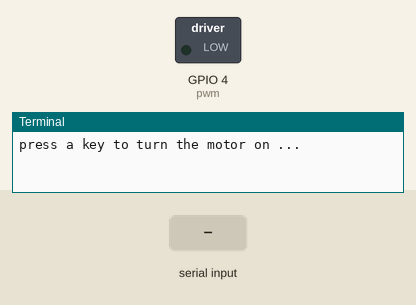
Simulated run of this program. Board: Raspberry Pi (BCM pin numbers). Shown: switched loads named in the program (green lamp = pin HIGH), the last lines printed to the terminal. Inputs (shaded band) come from the test bench.

Above: at 1.2 s.
1.3 s: "1" typed at the terminal, then Enter
At 1.6 s:
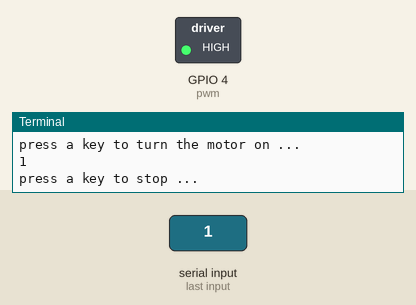
2.8 s: "0" typed at the terminal, then Enter
At 3.9 s:
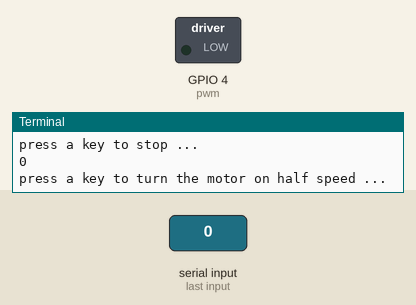
4.3 s: "2" typed at the terminal, then Enter
At 5.1 s:
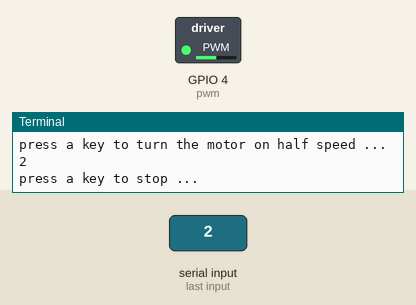
Timing chart, 0 to 7.3 s (numbered marks = the images above; inputs shaded):
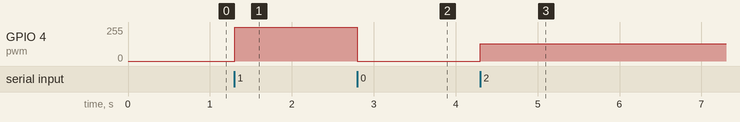

Measured:
- after the input at 1.3 s, GPIO 4 (pwm): 0/255 → 255/255 at once
- after the input at 2.8 s, GPIO 4 (pwm): 255/255 → 0/255 at once
- after the input at 4.3 s, GPIO 4 (pwm): 0/255 → 128/255 at once

The program:

motor_test.py
```python
#!/usr/bin/env python3

from gpiozero import PWMOutputDevice
from time import sleep
pwm = PWMOutputDevice(4)
while True:
    input("press a key to turn the motor on ...")
    pwm.on()
    input("press a key to stop ...")
    pwm.off()

    input("press a key to turn the motor on half speed ...")
    pwm.value = 0.5
    input("press a key to stop ...")
    pwm.value = 0.0
```
